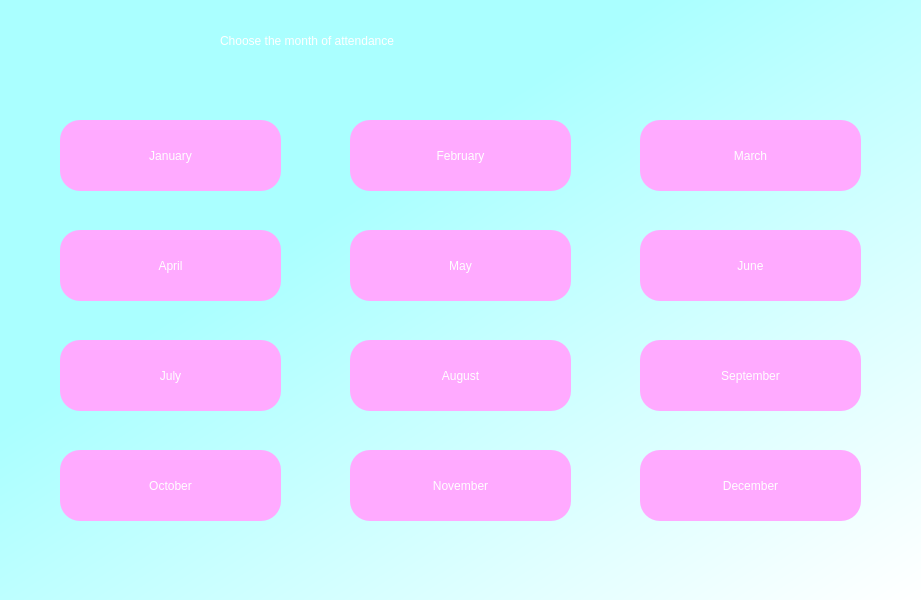
<?xml version="1.0" encoding="UTF-8"?>
<ui version="4.0">
 <class>Dialog</class>
 <widget class="QDialog" name="Dialog">
  <property name="geometry">
   <rect>
    <x>0</x>
    <y>0</y>
    <width>921</width>
    <height>600</height>
   </rect>
  </property>
  <property name="windowTitle">
   <string>Dialog</string>
  </property>
  <widget class="QWidget" name="widget" native="true">
   <property name="geometry">
    <rect>
     <x>0</x>
     <y>0</y>
     <width>921</width>
     <height>600</height>
    </rect>
   </property>
   <property name="styleSheet">
    <string notr="true">QWidget#widget{
background-color:qlineargradient(spread:pad, x1:0, y1:0, x2:1, y2:1, stop:0.357955 rgba(170, 255, 255, 255), stop:1 rgba(255, 255, 255, 255))}</string>
   </property>
   <widget class="QPushButton" name="january">
    <property name="geometry">
     <rect>
      <x>60</x>
      <y>120</y>
      <width>221</width>
      <height>71</height>
     </rect>
    </property>
    <property name="styleSheet">
     <string notr="true">border-radius: 20px;
font: 75 30pt &quot;Malgun Gothic&quot;;
color: white;
background-color: rgb(255, 170, 255);</string>
    </property>
    <property name="text">
     <string>January</string>
    </property>
   </widget>
   <widget class="QLabel" name="label_4">
    <property name="geometry">
     <rect>
      <x>220</x>
      <y>20</y>
      <width>571</width>
      <height>41</height>
     </rect>
    </property>
    <property name="styleSheet">
     <string notr="true">font: 24pt &quot;MS Shell Dlg 2&quot;;
color: rgb(255, 255, 255);</string>
    </property>
    <property name="text">
     <string>Choose the month of attendance</string>
    </property>
   </widget>
   <widget class="QPushButton" name="july">
    <property name="geometry">
     <rect>
      <x>60</x>
      <y>340</y>
      <width>221</width>
      <height>71</height>
     </rect>
    </property>
    <property name="styleSheet">
     <string notr="true">border-radius: 20px;
font: 75 30pt &quot;Malgun Gothic&quot;;
color: white;
background-color: rgb(255, 170, 255);</string>
    </property>
    <property name="text">
     <string>July</string>
    </property>
   </widget>
   <widget class="QPushButton" name="august">
    <property name="geometry">
     <rect>
      <x>350</x>
      <y>340</y>
      <width>221</width>
      <height>71</height>
     </rect>
    </property>
    <property name="styleSheet">
     <string notr="true">border-radius: 20px;
font: 75 30pt &quot;Malgun Gothic&quot;;
color: white;
background-color: rgb(255, 170, 255);</string>
    </property>
    <property name="text">
     <string>August</string>
    </property>
   </widget>
   <widget class="QPushButton" name="february">
    <property name="geometry">
     <rect>
      <x>350</x>
      <y>120</y>
      <width>221</width>
      <height>71</height>
     </rect>
    </property>
    <property name="styleSheet">
     <string notr="true">border-radius: 20px;
font: 75 30pt &quot;Malgun Gothic&quot;;
color: white;
background-color: rgb(255, 170, 255);</string>
    </property>
    <property name="text">
     <string>February</string>
    </property>
   </widget>
   <widget class="QPushButton" name="september">
    <property name="geometry">
     <rect>
      <x>640</x>
      <y>340</y>
      <width>221</width>
      <height>71</height>
     </rect>
    </property>
    <property name="styleSheet">
     <string notr="true">border-radius: 20px;
font: 75 30pt &quot;Malgun Gothic&quot;;
color: white;
background-color: rgb(255, 170, 255);</string>
    </property>
    <property name="text">
     <string>September</string>
    </property>
   </widget>
   <widget class="QPushButton" name="march">
    <property name="geometry">
     <rect>
      <x>640</x>
      <y>120</y>
      <width>221</width>
      <height>71</height>
     </rect>
    </property>
    <property name="styleSheet">
     <string notr="true">border-radius: 20px;
font: 75 30pt &quot;Malgun Gothic&quot;;
color: white;
background-color: rgb(255, 170, 255);</string>
    </property>
    <property name="text">
     <string>March</string>
    </property>
   </widget>
   <widget class="QPushButton" name="october">
    <property name="geometry">
     <rect>
      <x>60</x>
      <y>450</y>
      <width>221</width>
      <height>71</height>
     </rect>
    </property>
    <property name="styleSheet">
     <string notr="true">border-radius: 20px;
font: 75 30pt &quot;Malgun Gothic&quot;;
color: white;
background-color: rgb(255, 170, 255);</string>
    </property>
    <property name="text">
     <string>October</string>
    </property>
   </widget>
   <widget class="QPushButton" name="april">
    <property name="geometry">
     <rect>
      <x>60</x>
      <y>230</y>
      <width>221</width>
      <height>71</height>
     </rect>
    </property>
    <property name="styleSheet">
     <string notr="true">border-radius: 20px;
font: 75 30pt &quot;Malgun Gothic&quot;;
color: white;
background-color: rgb(255, 170, 255);</string>
    </property>
    <property name="text">
     <string>April</string>
    </property>
   </widget>
   <widget class="QPushButton" name="november">
    <property name="geometry">
     <rect>
      <x>350</x>
      <y>450</y>
      <width>221</width>
      <height>71</height>
     </rect>
    </property>
    <property name="styleSheet">
     <string notr="true">border-radius: 20px;
font: 75 30pt &quot;Malgun Gothic&quot;;
color: white;
background-color: rgb(255, 170, 255);</string>
    </property>
    <property name="text">
     <string>November</string>
    </property>
   </widget>
   <widget class="QPushButton" name="may">
    <property name="geometry">
     <rect>
      <x>350</x>
      <y>230</y>
      <width>221</width>
      <height>71</height>
     </rect>
    </property>
    <property name="styleSheet">
     <string notr="true">border-radius: 20px;
font: 75 30pt &quot;Malgun Gothic&quot;;
color: white;
background-color: rgb(255, 170, 255);</string>
    </property>
    <property name="text">
     <string>May</string>
    </property>
   </widget>
   <widget class="QPushButton" name="december">
    <property name="geometry">
     <rect>
      <x>640</x>
      <y>450</y>
      <width>221</width>
      <height>71</height>
     </rect>
    </property>
    <property name="styleSheet">
     <string notr="true">border-radius: 20px;
font: 75 30pt &quot;Malgun Gothic&quot;;
color: white;
background-color: rgb(255, 170, 255);</string>
    </property>
    <property name="text">
     <string>December</string>
    </property>
   </widget>
   <widget class="QPushButton" name="june">
    <property name="geometry">
     <rect>
      <x>640</x>
      <y>230</y>
      <width>221</width>
      <height>71</height>
     </rect>
    </property>
    <property name="styleSheet">
     <string notr="true">border-radius: 20px;
font: 75 30pt &quot;Malgun Gothic&quot;;
color: white;
background-color: rgb(255, 170, 255);</string>
    </property>
    <property name="text">
     <string>June</string>
    </property>
   </widget>
  </widget>
 </widget>
 <resources/>
 <connections/>
</ui>
